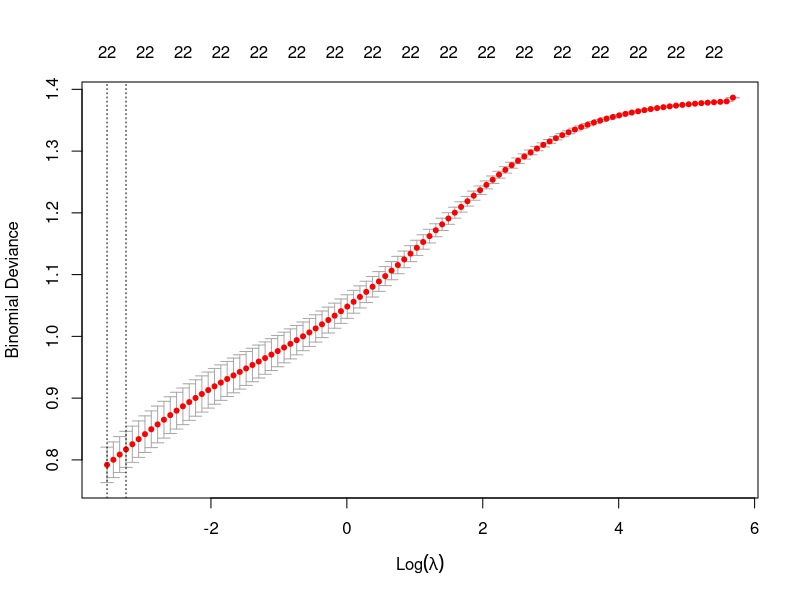
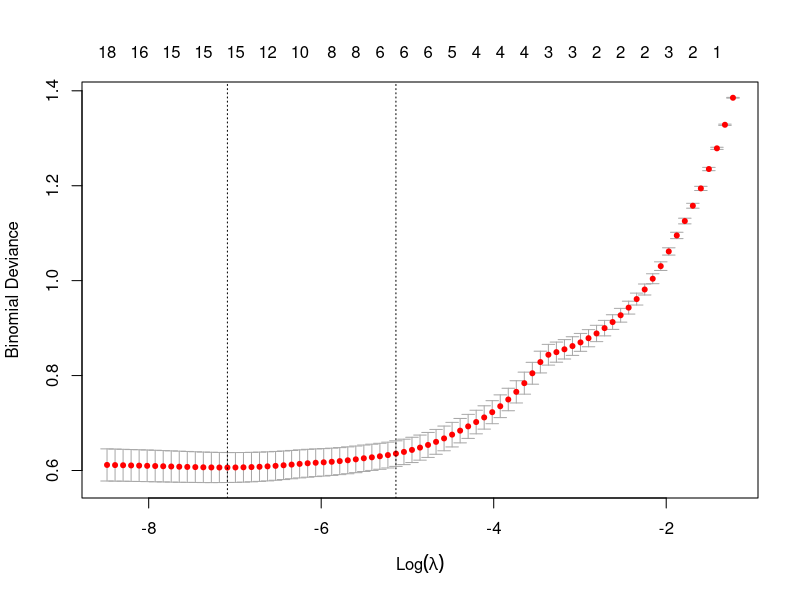

Recreate these plots in R, in order.
library(glmnet)
library(tidyverse)
library(caret)

## Data manip again
bball <- read_csv("bbtraindata.csv") %>% 
  select(-c(Season, TeamIdA, TeamIdB, SeedA, SeedB, ScoreA, ScoreB, Round, A.team, B.team, A.conference, B.conference, A.record, B.record, Score_diff)) %>% 
  mutate(WinA = as.factor(WinA))

num_basketball <- nrow(bball)
basketball_train_ids <- sample(1:num_basketball, round(num_basketball * .80))
basketball_test_ids <- (1:num_basketball)[!(1:num_basketball) %in% basketball_train_ids]
basketball_train <- bball %>% slice(basketball_train_ids)
basketball_test <- bball %>% slice(basketball_test_ids)

# Hold out data
Ytrain = basketball_train$WinA
Xtrain = model.matrix(WinA ~ ., basketball_train)[,-1]
Ytest = basketball_test$WinA
Xtest = model.matrix(WinA ~ ., basketball_test)[,-1]


# Ridge regression
ridge_cv = cv.glmnet(y = Ytrain, 
                     x = Xtrain,
                     family = "binomial", 
                     alpha = 0)
plot(ridge_cv)
mod1 = glmnet(Xtrain, Ytrain, family = "binomial", alpha = 0, lambda = ridge_cv$lambda.min)
preds1 = predict(mod1, newx = Xtest, type = "response")
outcome1 = tibble(prob = preds1, Truth = as.factor(Ytest)) %>% 
  mutate(Pred = as.factor(mapply(rbinom, 1, 1, preds1[,1], SIMPLIFY = TRUE)))

caret::confusionMatrix(reference = outcome1$Truth, data = outcome1$Pred)


# LASSO regression
lasso_cv = cv.glmnet(y = Ytrain, 
                     x = Xtrain,
                     family = "binomial", 
                     alpha = 1)
plot(lasso_cv)
mod2 = glmnet(Xtrain, Ytrain, family = "binomial", alpha = 0, lambda = lasso_cv$lambda.min)
preds2 = predict(mod2, newx = Xtest, type = "response")
outcome2 = tibble(prob = preds2, Truth = as.factor(Ytest)) %>% 
  mutate(Pred = as.factor(mapply(rbinom, 1, 1, preds2[,1], SIMPLIFY = TRUE)))

caret::confusionMatrix(reference = outcome2$Truth, data = outcome2$Pred)
print(mod2)
